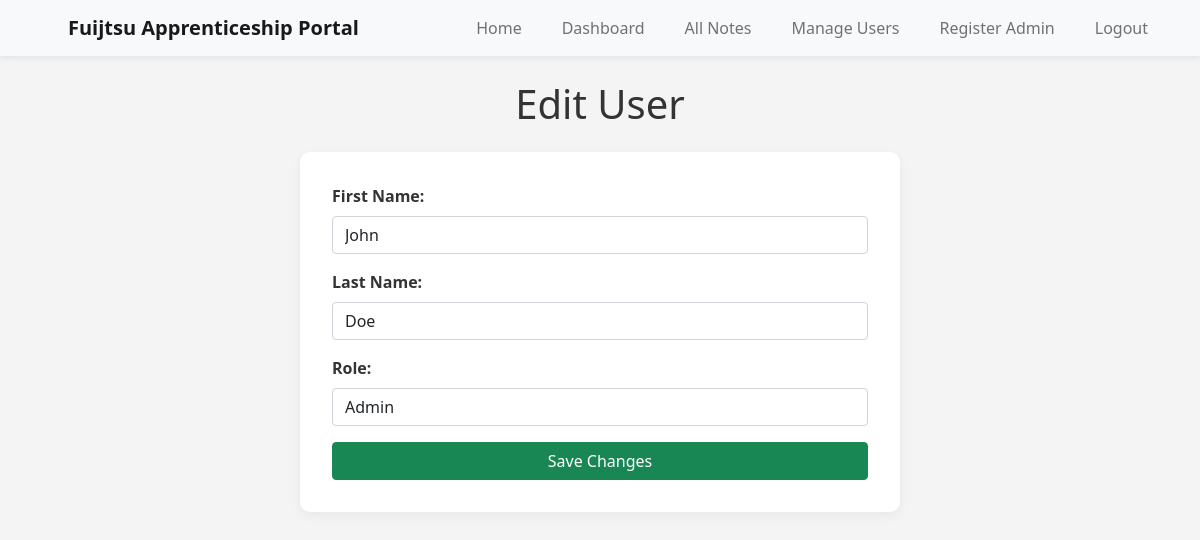
The page /users/1/edit (signed in) on the database its author committed.
### simple_app/models.py (models this page shows, shortened)
class User(db.Model):
    __tablename__ = 'users'
    id = db.Column(db.Integer, primary_key=True) # Unique identifier for users
    email = db.Column(db.String(120), unique=True, nullable=False) # User email
    password = db.Column(db.String(255), nullable=False) # User password
    first_name = db.Column(db.String(50), nullable=False) # First name
    last_name = db.Column(db.String(50), nullable=False) # Last name
    role = db.Column(db.Enum('Admin', 'User'), nullable=False) # Role: Admin or User

### simple_app/routes.py (the view, shortened to what this page needs)
@main.route('/users/<int:user_id>/edit', methods=['GET', 'POST'])
def edit_user(user_id):
    if not is_admin():
        return "Access denied", 403
    user = User.query.get_or_404(user_id)
    return render_template('edit_user.html', user=user)

### simple_app/routes.py (called while the page is built)
def is_admin():
    return session.get('user_role') == 'Admin'

### simple_app/templates/edit_user.html (shortened to what this page needs)
{% extends "base.html" %}
{% block content %}
<h1 class="text-center mb-4">Edit User</h1>
<form method="POST" class="mt-4" style="max-width: 600px; margin: auto;">
    <div class="mb-3">
        <label for="first_name" class="form-label">First Name:</label>
        <input type="text" id="first_name" name="first_name" class="form-control" value="{{ user.first_name }}" required>
    </div>
    <div class="mb-3">
        <label for="last_name" class="form-label">Last Name:</label>
        <input type="text" id="last_name" name="last_name" class="form-control" value="{{ user.last_name }}" required>
    </div>
    <div class="mb-3">
        <label for="role" class="form-label">Role:</label>
        <select id="role" name="role" class="form-control">
            <option value="Admin" {% if user.role == 'Admin' %}selected{% endif %}>Admin</option>
        </select>
    </div>
    <button type="submit" class="btn btn-success w-100">Save Changes</button>
</form>
{% endblock %}

### simple_app/static/style.css (style rules this page uses)
body { margin: 0; padding: 0; background-color: #f4f4f4 !important; font-family: 'Segoe UI', Tahoma, Geneva, Verdana, sans-serif; color: #333; }
form { max-width: 600px; margin: 2rem auto; padding: 2rem; background: #fff; border-radius: 10px; box-shadow: 0 4px 12px rgba(0, 0, 0, 0.05); }
form label { font-weight: 600; display: block; margin-bottom: 0.3rem; }
form input, form textarea, form select { width: 100%; padding: 0.6rem; border: 1px solid #ccc; border-radius: 6px; font-size: 1rem; }
form button { background-color: #ba0c2f; color: #fff; border: none; padding: 0.7rem 1.5rem; border-radius: 6px; cursor: pointer; font-weight: bold; }

### simple_app/templates/base.html (style rules this page uses)
body { background-color: #f8f9fa; }

### rows shown on the page
User: first_name "John", last_name "Doe", role "Admin"
